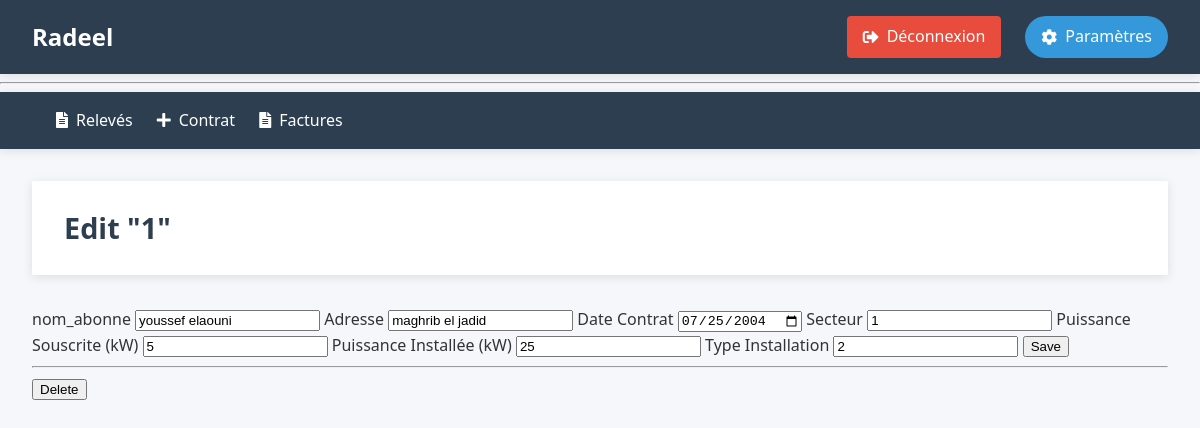
/contrat/1/modifier (signed in), run on an earlier commit of the app's database.
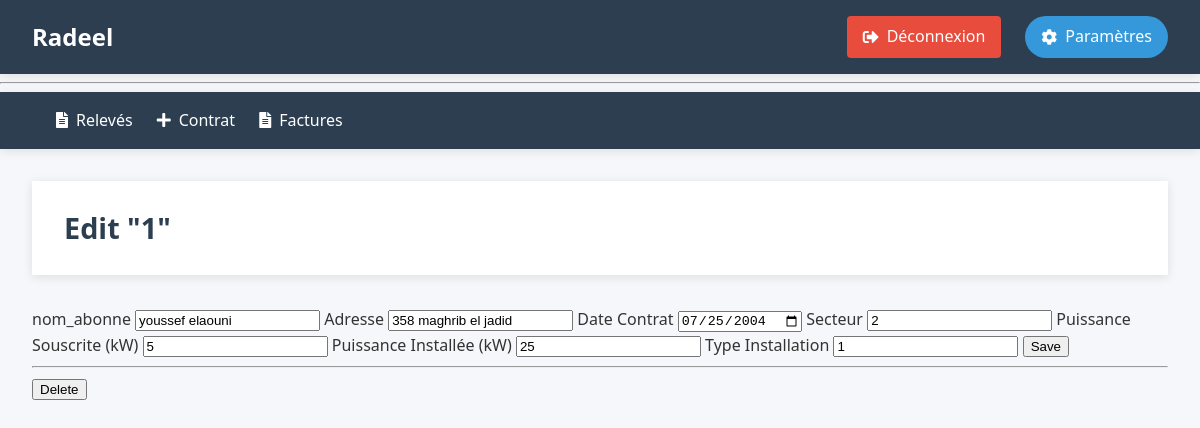
And on a later commit of the database.
### tables this page shows
CREATE TABLE contrats (
    Nr_contrat INTEGER PRIMARY KEY ,
    nom_abonne TEXT NOT NULL,
    Adresse TEXT NOT NULL,
    date_contrat DATE NOT NULL DEFAULT CURRENT_DATE,
    Secteur INTEGER NOT NULL,
    Puissance_souscrite INTEGER NOT NULL CHECK(Puissance_souscrite > 0),
    Puissance_installee INTEGER NOT NULL CHECK(Puissance_installee > 0),
    type_installation INTEGER NOT NULL CHECK(type_installation IN (1, 2, 12)),
    statut TEXT NOT NULL DEFAULT 'actif' CHECK(statut IN ('actif', 'resile', 'suspendu'))
);

### radeel/contrats.py (the view, shortened to what this page needs)
@bc.route('/<int:Nr_contrat>/modifier', methods=('GET', 'POST'))
def contrat_modifier(Nr_contrat):
    contrat = get_contrat(Nr_contrat)
    return render_template('contrats/modifier.html', contrat=contrat)

### radeel/auth.py (called while the page is built)
@bp.before_app_request
def load_logged_in_user():
    user_id = session.get('user_id')
    if user_id is None:
        g.user = None
    else:
        g.user = get_db().execute(
            'SELECT * FROM user WHERE id = ?', (user_id,)
        ).fetchone()

def login_required(view):
    @functools.wraps(view)
    def wrapped_view(**kwargs):
        if not session.get('authenticated'):
            return redirect(url_for('auth.login'))
        return view(**kwargs)
    return wrapped_view

### radeel/contrats.py (called while the page is built)
@bc.before_request
@login_required
def before_request():
    pass

def get_contrat(Nr_contrat):
    contrat = get_db().execute(
        'SELECT * FROM contrats WHERE Nr_contrat = ?',(Nr_contrat,)).fetchone()
    if contrat is None:
        abort(404, f"Contrat Nr_contrat {Nr_contrat} n'existe pas.")
    return contrat

### radeel/db.py (called while the page is built)
def get_db():
    if 'db' not in g:
        g.db = sqlite3.connect(
            current_app.config['DATABASE'],
            detect_types=sqlite3.PARSE_DECLTYPES
        )
        g.db.execute("PRAGMA foreign_keys = ON;")
        g.db.row_factory = sqlite3.Row
    return g.db

### radeel/templates/contrats/modifier.html
{% extends 'base.html' %}
{% block header %}
  <h1>{% block title %}Edit "{{ contrat['Nr_contrat'] }}"{% endblock %}</h1>
{% endblock %}
{% block content %}
  <form method="post">
    <label for="nom_abonne">nom_abonne</label>
    <input name="nom_abonne" id="nom_abonne"
      value="{{ request.form['nom_abonne'] or contrat['nom_abonne'] }}" required>
    <label for="Adresse">Adresse</label>
    <input name="Adresse" id="Adresse"
      value="{{ request.form['Adresse'] or contrat['Adresse'] }}" required>
    <label for="date_contrat">Date Contrat</label>
    <input type="date" name="date_contrat" id="date_contrat"
      value="{{ request.form['date_contrat'] or contrat['date_contrat'] }}" required>
    <label for="Secteur">Secteur</label>
    <input name="Secteur" id="Secteur" type="number"
      value="{{ request.form['Secteur'] or contrat['Secteur'] }}" required>
    <label for="Puissance_souscrite">Puissance Souscrite (kW)</label>
    <input name="Puissance_souscrite" id="Puissance_souscrite" type="number"
      value="{{ request.form['Puissance_souscrite'] or contrat['Puissance_souscrite'] }}" required>
    <label for="Puissance_installee">Puissance Installée (kW)</label>
    <input name="Puissance_installee" id="Puissance_installee" type="number"
      value="{{ request.form['Puissance_installee'] or contrat['Puissance_installee'] }}" required>
    <label for="type_installation">Type Installation</label>
    <input name="type_installation" id="type_installation" type="number"
      value="{{ request.form['type_installation'] or contrat['type_installation'] }}" required>
    <input type="submit" value="Save">
  </form>
  <hr>
  <form action="{{ url_for('contrat.contrat_supprimer', Nr_contrat=contrat['Nr_contrat']) }}" method="post">
    <input class="danger" type="submit" value="Delete" onclick="return confirm('Are you sure?');">
  </form>
{% endblock %}

What changed in the data, as far as the page shows it:
changed contrats "youssef elaouni": Adresse "maghrib el jadid" → "358 maghrib el jadid"; Secteur "1" → "2"; type_installation "2" → "1"
